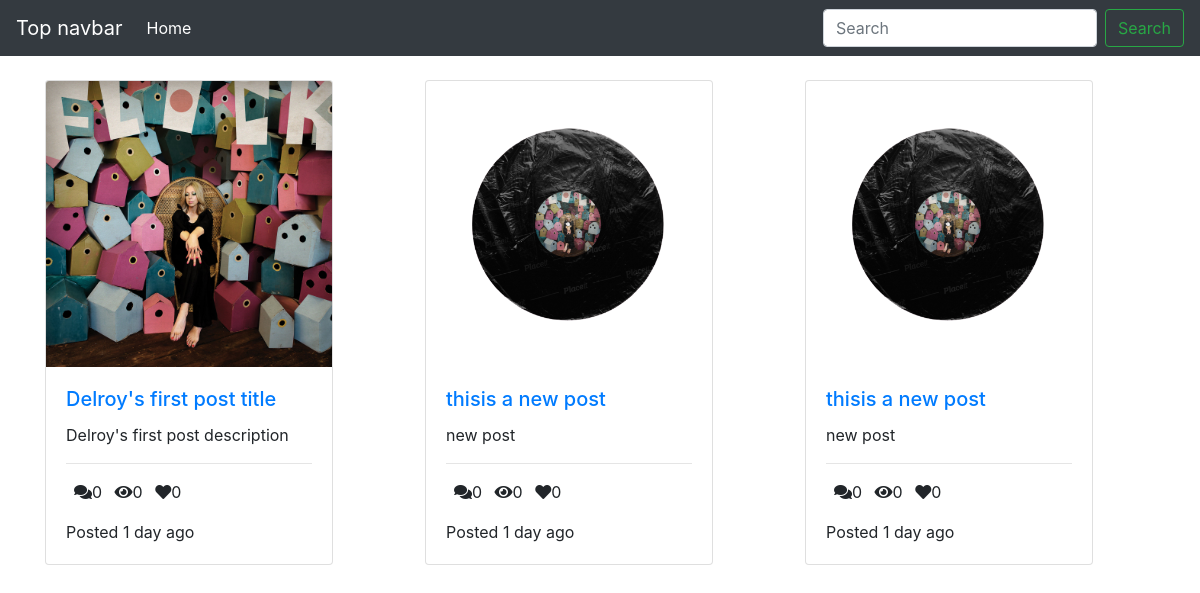
The app's page /, older data.
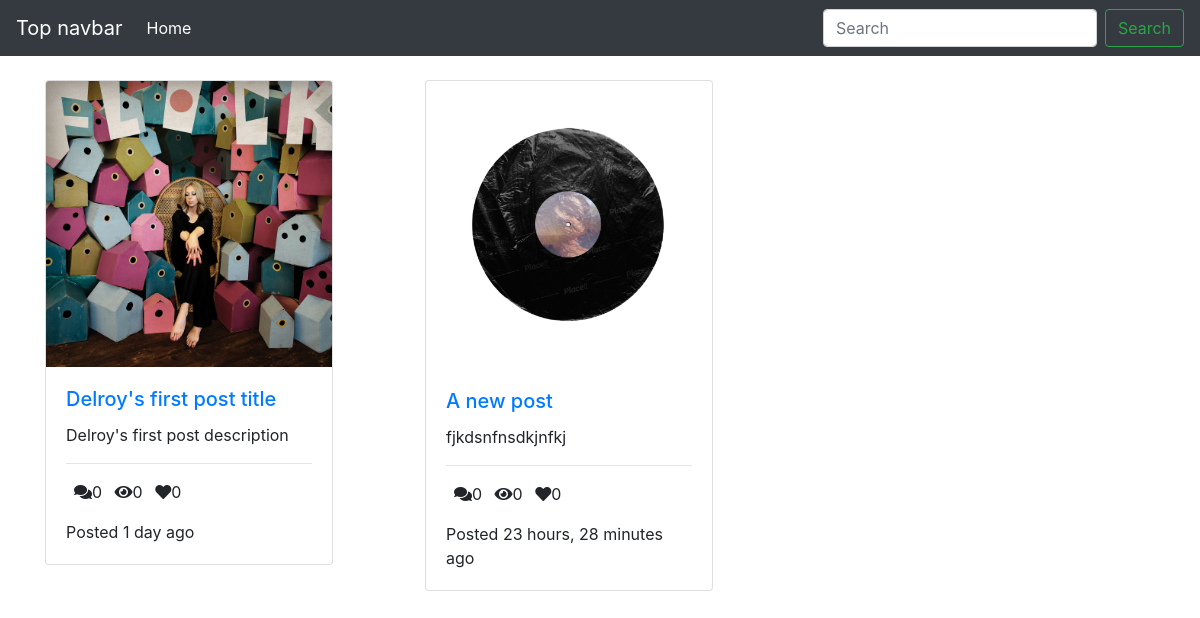
The same page, newer data.
### posts/models.py (models this page shows, shortened)
class Post(models.Model):
    title = models.CharField(max_length=100)
    content = models.TextField()
    thumbnail = models.ImageField()
    publish_date = models.DateTimeField(auto_now=True)
    last_updated = models.DateTimeField(auto_now=True)
    author = models.ForeignKey(User, on_delete=models.CASCADE)
    slug = models.SlugField()
    def get_absolute_url(self):
        return reverse("detail", kwargs={"slug": self.slug})
    @property
    def get_comment_count(self):
        return self.comment_set.all().count()
    @property
    def get_view_count(self):
        return self.postview_set.all().count()
    @property
    def get_love_count(self):
        return self.love_set.all().count()

### posts/views.py (the view)
# urls.py: path('', PostListView.as_view(), name='list'),
class PostListView(ListView):
    model = Post

### templates/posts/post_list.html
{% extends 'base.html' %}
{% block content %}
<div class="container">
    <div class="row">
        {% for object in object_list %}
        <div class="col-4">
            <div class="card" style="width: 18rem;">
                <img src="{{ object.thumbnail.url }}" class="card-img-top" alt="...">
                <div class="card-body">
                    <h5 class="card-title">
                        <a href="{{ object.get_absolute_url }}">{{ object.title }}</a>
                    </h5>
                    <p class="card-text">{{ object.content|truncatechars:40 }}</p>
                    <hr />
                    <p>
                        <span><i class="fas fa-comments ml-2"></i>{{ object.get_view_count }}</span>
                        <span><i class="fas fa-eye ml-2"></i>{{ object.get_comment_count }}</span>
                        <span><i class="fas fa-heart ml-2"></i>{{ object.get_love_count }}</span>
                    </p>
                    <p class="card-text">
                        Posted {{ object.publish_date|timesince }} ago
                    </p>
                </div>
            </div>
        </div>
        {% endfor %}
    </div>
</div>
{% endblock content %}

### templates/base.html (shortened to what this page needs)
<!doctype html>
<html lang="en">
<head>
    <link rel="stylesheet" href="https://cdn.jsdelivr.net/npm/bootstrap@4.5.3/dist/css/bootstrap.min.css"
>
    <link rel="stylesheet" href="https://cdnjs.cloudflare.com/ajax/libs/font-awesome/5.15.1/css/all.min.css" />
</head>
<body>
    <nav class="navbar navbar-expand-md navbar-dark bg-dark mb-4">
        <a class="navbar-brand" href="#">Top navbar</a>
        <div class="collapse navbar-collapse" id="navbarCollapse">
            <ul class="navbar-nav mr-auto">
                <li class="nav-item active">
                    <a class="nav-link" href="{% url 'list' %}">Home <span class="sr-only">(current)</span></a>
                </li>
            </ul>
            <form class="form-inline mt-2 mt-md-0">
                <input class="form-control mr-sm-2" type="text" placeholder="Search" aria-label="Search">
                <button class="btn btn-outline-success my-2 my-sm-0" type="submit">Search</button>
            </form>
        </div>
    </nav>
    {% block content %}
    {% endblock content %}
</body>
</html>

Row changes from the older to the newer data that the page shows:
removed Post: thumbnail (picture), title "thisis a new post", content "new post", get_view_count "0", get_comment_count "0", get_love_count "0", publish_date "1 day"
removed Post: thumbnail (picture), title "thisis a new post", content "new post", get_view_count "0", get_comment_count "0", get_love_count "0", publish_date "1 day"
added Post: thumbnail (picture), title "A new post", content "fjkdsnfnsdkjnfkj", get_view_count "0", get_comment_count "0", get_love_count "0", publish_date "23 hours, 28 minutes"
